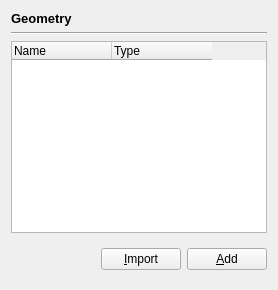
                 <widget class="QWidget" name="geometryPage">
                  <layout class="QVBoxLayout" name="verticalLayout_4">
                   <item>
                    <widget class="QLabel" name="label">
                     <property name="font">
                      <font>
                       <pointsize>10</pointsize>
                       <bold>true</bold>
                      </font>
                     </property>
                     <property name="text">
                      <string>Geometry</string>
                     </property>
                    </widget>
                   </item>
                   <item>
                    <widget class="Line" name="line">
                     <property name="orientation">
                      <enum>Qt::Orientation::Horizontal</enum>
                     </property>
                    </widget>
                   </item>
                   <item>
                    <widget class="QTreeWidget" name="geometryList">
                     <property name="contextMenuPolicy">
                      <enum>Qt::ContextMenuPolicy::CustomContextMenu</enum>
                     </property>
                     <property name="editTriggers">
                      <set>QAbstractItemView::EditTrigger::NoEditTriggers</set>
                     </property>
                     <property name="selectionMode">
                      <enum>QAbstractItemView::SelectionMode::ExtendedSelection</enum>
                     </property>
                     <property name="expandsOnDoubleClick">
                      <bool>false</bool>
                     </property>
                     <property name="columnCount">
                      <number>2</number>
                     </property>
                     <attribute name="headerVisible">
                      <bool>true</bool>
                     </attribute>
                     <attribute name="headerStretchLastSection">
                      <bool>false</bool>
                     </attribute>
                     <column>
                      <property name="text">
                       <string>Name</string>
                      </property>
                     </column>
                     <column>
                      <property name="text">
                       <string>Type</string>
                      </property>
                     </column>
                    </widget>
                   </item>
                   <item>
                    <widget class="QWidget" name="geometryButtons" native="true">
                     <layout class="QHBoxLayout" name="horizontalLayout_4">
                      <property name="leftMargin">
                       <number>0</number>
                      </property>
                      <property name="rightMargin">
                       <number>0</number>
                      </property>
                      <item>
                       <spacer name="horizontalSpacer_4">
                        <property name="orientation">
                         <enum>Qt::Orientation::Horizontal</enum>
                        </property>
                        <property name="sizeHint" stdset="0">
                         <size>
                          <width>40</width>
                          <height>20</height>
                         </size>
                        </property>
                       </spacer>
                      </item>
                      <item>
                       <widget class="QPushButton" name="import_">
                        <property name="text">
                         <string>&amp;Import</string>
                        </property>
                       </widget>
                      </item>
                      <item>
                       <widget class="QPushButton" name="add">
                        <property name="text">
                         <string>&amp;Add</string>
                        </property>
                       </widget>
                      </item>
                     </layout>
                    </widget>
                   </item>
                  </layout>
                 </widget>
